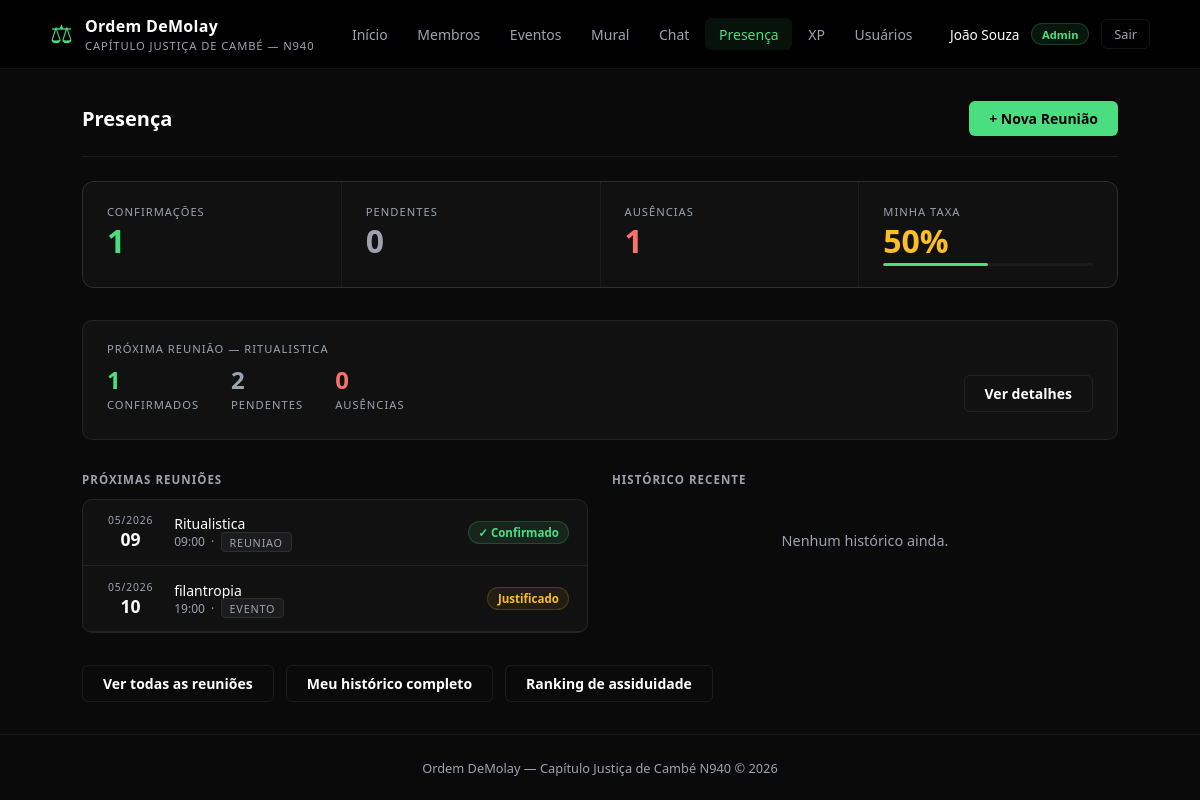
Page /presenca (signed in) on the committed database.
### tables this page shows
CREATE TABLE reunioes (
            id INTEGER PRIMARY KEY AUTOINCREMENT,
            titulo TEXT NOT NULL,
            descricao TEXT,
            data TEXT NOT NULL,
            hora TEXT NOT NULL DEFAULT '19:00',
            tipo TEXT NOT NULL DEFAULT 'reuniao',
            criado_por INTEGER REFERENCES usuarios(id),
            criado_em TEXT DEFAULT (datetime('now', 'localtime'))
        );

### app.py (the view)
@app.route("/presenca")
@login_required
def presenca_dashboard():
    hoje = date.today().isoformat()
    uid  = session["user_id"]
    conn = get_db()
    stats = conn.execute("""
        SELECT
            COUNT(r.id) AS total,
            SUM(CASE WHEN p.status = 'confirmado'          THEN 1 ELSE 0 END) AS confirmados,
            SUM(CASE WHEN p.status = 'ausente_justificado' THEN 1 ELSE 0 END) AS justificadas,
            SUM(CASE WHEN p.status = 'ausente'
                      OR (p.status = 'pendente' AND r.data < ?) THEN 1 ELSE 0 END) AS ausencias,
            SUM(CASE WHEN p.status = 'pendente' AND r.data >= ? THEN 1 ELSE 0 END) AS pendentes
        FROM presencas p
        JOIN reunioes r ON r.id = p.reuniao_id
        WHERE p.usuario_id = ?
    """, (hoje, hoje, uid)).fetchone()
    passadas = (stats["total"] or 0) - (stats["pendentes"] or 0)
    taxa = round((stats["confirmados"] or 0) / passadas * 100) if passadas > 0 else 0
    proximas = conn.execute("""
        SELECT r.id, r.titulo, r.data, r.hora, r.tipo,
               COALESCE(p.status, 'pendente') AS meu_status
        FROM reunioes r
        LEFT JOIN presencas p ON p.reuniao_id = r.id AND p.usuario_id = ?
        WHERE r.data >= ?
        ORDER BY r.data ASC LIMIT 6
    """, (uid, hoje)).fetchall()
    recentes = conn.execute("""
        SELECT r.id, r.titulo, r.data, r.hora, r.tipo,
               CASE WHEN p.status = 'pendente' THEN 'ausente'
                    ELSE COALESCE(p.status, 'ausente') END AS meu_status
        FROM reunioes r
        LEFT JOIN presencas p ON p.reuniao_id = r.id AND p.usuario_id = ?
        WHERE r.data < ?
        ORDER BY r.data DESC LIMIT 5
    """, (uid, hoje)).fetchall()
    admin_stats = None
    if session.get("role") == "admin" and proximas:
        admin_stats = conn.execute("""
            SELECT
                SUM(CASE WHEN status = 'confirmado' THEN 1 ELSE 0 END) AS confirmados,
                SUM(CASE WHEN status = 'pendente'   THEN 1 ELSE 0 END) AS pendentes,
                SUM(CASE WHEN status IN ('ausente','ausente_justificado') THEN 1 ELSE 0 END) AS ausentes,
                COUNT(*) AS total
            FROM presencas WHERE reuniao_id = ?
        """, (proximas[0]["id"],)).fetchone()
    conn.close()
    return render_template("presenca_dashboard.html",
                           stats=stats, taxa=taxa,
                           proximas=proximas, recentes=recentes,
                           admin_stats=admin_stats,
                           proxima=proximas[0] if proximas else None,
                           hoje=hoje)

### app.py (called while the page is built)
def get_db():
    conn = sqlite3.connect(DB_PATH)
    conn.row_factory = sqlite3.Row
    return conn

def login_required(f):
    @wraps(f)
    def decorated(*args, **kwargs):
        if "user_id" not in session:
            return redirect(url_for("entrar", next=request.path))
        return f(*args, **kwargs)
    return decorated

### templates/presenca_dashboard.html
{% extends "base.html" %}
{% block conteudo %}
<div class="pagina-topo" style="margin-bottom:1.5rem;">
  <h2>Presença</h2>
  {% if session.get('role') == 'admin' %}
    <a href="{{ url_for('presenca_nova_reuniao') }}" class="btn">+ Nova Reunião</a>
  {% endif %}
</div>
<div class="stat-grid">
  <div class="stat-card">
    <div class="stat-label">Confirmações</div>
    <div class="stat-value c-verde">{{ stats.confirmados or 0 }}</div>
  </div>
  <div class="stat-card">
    <div class="stat-label">Pendentes</div>
    <div class="stat-value c-muted">{{ stats.pendentes or 0 }}</div>
  </div>
  <div class="stat-card">
    <div class="stat-label">Ausências</div>
    <div class="stat-value c-vermelho">{{ (stats.ausencias or 0) + (stats.justificadas or 0) }}</div>
  </div>
  <div class="stat-card">
    <div class="stat-label">Minha Taxa</div>
    <div class="stat-value {% if taxa >= 75 %}c-verde{% elif taxa >= 50 %}c-amarelo{% else %}c-vermelho{% endif %}">{{ taxa }}%</div>
    <div class="barra-wrap">
      <div class="barra"><div class="barra-fill" style="width:{{ taxa }}%"></div></div>
    </div>
  </div>
</div>
{% if session.get('role') == 'admin' and proxima and admin_stats %}
<div style="background:var(--superficie); border:1px solid var(--borda); border-radius:10px; padding:1.25rem 1.5rem; margin-bottom:2rem;">
  <div class="stat-label" style="margin-bottom:0.75rem;">Próxima reunião — {{ proxima.titulo }}</div>
  <div style="display:flex; gap:2rem; flex-wrap:wrap;">
    <div><span class="stat-value c-verde" style="font-size:1.5rem;">{{ admin_stats.confirmados }}</span><div class="stat-label" style="margin-top:0.2rem;">Confirmados</div></div>
    <div><span class="stat-value c-muted" style="font-size:1.5rem;">{{ admin_stats.pendentes }}</span><div class="stat-label" style="margin-top:0.2rem;">Pendentes</div></div>
    <div><span class="stat-value c-vermelho" style="font-size:1.5rem;">{{ admin_stats.ausentes }}</span><div class="stat-label" style="margin-top:0.2rem;">Ausências</div></div>
    <div style="margin-left:auto; align-self:center;">
      <a href="{{ url_for('presenca_detalhe', rid=proxima.id) }}" class="btn secundario">Ver detalhes</a>
    </div>
  </div>
</div>
{% endif %}
<div class="grid-2">
<div>
  <div class="secao-titulo">Próximas reuniões</div>
  {% if proximas %}
  <div style="background:var(--superficie); border:1px solid var(--borda); border-radius:10px; overflow:hidden;">
    {% for r in proximas %}
    <a href="{{ url_for('presenca_detalhe', rid=r.id) }}"
       style="display:flex; align-items:center; gap:0.85rem; padding:0.85rem 1.1rem; border-bottom:1px solid var(--borda); text-decoration:none; transition:background 0.15s;"
       onmouseover="this.style.background='rgba(255,255,255,0.02)'" onmouseout="this.style.background=''">
      <div style="min-width:60px; text-align:center;">
        <div style="font-size:0.65rem; text-transform:uppercase; color:var(--texto-muted); letter-spacing:0.08em;">{{ r.data[5:7] }}/{{ r.data[:4] }}</div>
        <div style="font-size:1.1rem; font-weight:700; color:var(--texto);">{{ r.data[8:] }}</div>
      </div>
      <div style="flex:1; min-width:0;">
        <div style="font-size:0.875rem; font-weight:500; color:var(--texto); white-space:nowrap; overflow:hidden; text-overflow:ellipsis;">{{ r.titulo }}</div>
        <div style="font-size:0.75rem; color:var(--texto-muted);">{{ r.hora }} &nbsp;·&nbsp; <span class="tipo-badge">{{ r.tipo }}</span></div>
      </div>
      <span class="sbadge sbadge-{{ r.meu_status }}">
        {% if r.meu_status == 'confirmado' %}✓ Confirmado
        {% elif r.meu_status == 'ausente_justificado' %}Justificado
        {% elif r.meu_status == 'ausente' %}Ausente
        {% else %}Pendente{% endif %}
      </span>
    </a>
    {% endfor %}
  </div>
  {% else %}
  <p class="vazio" style="padding:2rem;">Nenhuma reunião agendada.</p>
  {% endif %}
</div>
<div>
  <div class="secao-titulo">Histórico recente</div>
  {% if recentes %}
  <div style="background:var(--superficie); border:1px solid var(--borda); border-radius:10px; overflow:hidden;">
    {% for r in recentes %}
    <a href="{{ url_for('presenca_detalhe', rid=r.id) }}"
       style="display:flex; align-items:center; gap:0.85rem; padding:0.85rem 1.1rem; border-bottom:1px solid var(--borda); text-decoration:none; transition:background 0.15s;"
       onmouseover="this.style.background='rgba(255,255,255,0.02)'" onmouseout="this.style.background=''">
      <div style="min-width:60px; text-align:center;">
        <div style="font-size:0.65rem; text-transform:uppercase; color:var(--texto-muted); letter-spacing:0.08em;">{{ r.data[5:7] }}/{{ r.data[:4] }}</div>
        <div style="font-size:1.1rem; font-weight:700; color:var(--texto-muted);">{{ r.data[8:] }}</div>
      </div>
      <div style="flex:1; min-width:0;">
        <div style="font-size:0.875rem; font-weight:500; color:var(--texto); white-space:nowrap; overflow:hidden; text-overflow:ellipsis;">{{ r.titulo }}</div>
        <div style="font-size:0.75rem; color:var(--texto-muted);">{{ r.hora }}</div>
      </div>
      <span class="sbadge sbadge-{{ r.meu_status }}">
        {% if r.meu_status == 'confirmado' %}✓ Presente
        {% elif r.meu_status == 'ausente_justificado' %}Justificado
        {% else %}Ausente{% endif %}
      </span>
    </a>
    {% endfor %}
  </div>
  {% else %}
  <p class="vazio" style="padding:2rem;">Nenhum histórico ainda.</p>
  {% endif %}
</div>
</div>
<div style="display:flex; gap:0.75rem; flex-wrap:wrap; margin-top:0.5rem;">
  <a href="{{ url_for('presenca_reunioes') }}" class="btn secundario">Ver todas as reuniões</a>
  <a href="{{ url_for('presenca_historico') }}" class="btn secundario">Meu histórico completo</a>
  <a href="{{ url_for('presenca_ranking') }}" class="btn secundario">Ranking de assiduidade</a>
</div>
{% endblock %}

### static/style.css (style rules this page uses)
*, *::before, *::after { box-sizing: border-box; margin: 0; padding: 0; }
:root { --verde: #4ade80; --verde-escuro: #22c55e; --bg: #0a0a0a; --superficie: #111111; --superficie2: #1c1c1c; --borda: rgba(255,255,255,0.08); --texto: #ffffff; --texto-muted: #9ca3af; --sucesso: #4ade80; --vermelho: #f87171; --dourado: #4ade80; --dourado-escuro: #22c55e; }
body { font-family: 'Segoe UI', system-ui, sans-serif; background: var(--bg); color: var(--texto); min-height: 100vh; display: flex; flex-direction: column; }
.btn { display: inline-block; background: var(--verde); color: #000; padding: 0.5rem 1.25rem; border-radius: 6px; text-decoration: none; font-weight: 600; font-size: 0.875rem; border: none; cursor: pointer; transition: background 0.15s; }
.btn.secundario { background: transparent; color: var(--texto); border: 1px solid var(--borda); }
.pagina-topo { display: flex; align-items: center; justify-content: space-between; margin-bottom: 1.5rem; padding-bottom: 1.25rem; border-bottom: 1px solid var(--borda); }
.pagina-topo h2 { font-size: 1.25rem; font-weight: 600; color: var(--texto); }
.vazio { color: var(--texto-muted); text-align: center; padding: 3rem; font-size: 0.9rem; }
.stat-grid { display: grid; grid-template-columns: repeat(auto-fit, minmax(160px, 1fr)); gap: 1px; background: var(--borda); border: 1px solid var(--borda); border-radius: 12px; overflow: hidden; margin-bottom: 2rem; }
.stat-card { background: var(--superficie); padding: 1.35rem 1.5rem; transition: background 0.15s; }
.stat-label { font-size: 0.7rem; text-transform: uppercase; letter-spacing: 0.09em; color: var(--texto-muted); font-weight: 500; margin-bottom: 0.4rem; }
.stat-value { font-size: 2rem; font-weight: 700; color: var(--texto); line-height: 1; }
.stat-value.c-verde { color: var(--verde); }
.stat-value.c-muted { color: var(--texto-muted); }
.stat-value.c-vermelho { color: var(--vermelho); }
.stat-value.c-amarelo { color: #fbbf24; }
.sbadge { display: inline-flex; align-items: center; gap: 0.3rem; padding: 0.18rem 0.6rem; border-radius: 999px; font-size: 0.72rem; font-weight: 600; white-space: nowrap; }
.sbadge-confirmado { background: rgba(74,222,128,0.1); color: var(--verde); border: 1px solid rgba(74,222,128,0.2); }
.sbadge-ausente_justificado { background: rgba(251,191,36,0.08); color: #fbbf24; border: 1px solid rgba(251,191,36,0.2); }
.barra-wrap { margin-top: 0.35rem; }
.barra { height: 3px; background: var(--superficie2); border-radius: 99px; overflow: hidden; }
.barra-fill { height: 100%; background: var(--verde); border-radius: 99px; transition: width 0.4s; }
.secao-titulo { font-size: 0.72rem; text-transform: uppercase; letter-spacing: 0.09em; color: var(--texto-muted); font-weight: 600; margin-bottom: 0.75rem; }
.tipo-badge { font-size: 0.68rem; text-transform: uppercase; letter-spacing: 0.07em; color: var(--texto-muted); background: var(--superficie2); border: 1px solid var(--borda); padding: 0.1rem 0.5rem; border-radius: 4px; }
.grid-2 { display: grid; grid-template-columns: 1fr 1fr; gap: 1.5rem; margin-bottom: 2rem; }

### rows in the picture
reunioes: titulo "RITUALISTICA", data "05", data "2026", data "09", titulo "Ritualistica", hora "09:00", tipo "REUNIAO", shows "✓ Confirmado"
reunioes: data "05", data "2026", data "10", titulo "filantropia", hora "19:00", tipo "EVENTO", shows "Justificado"

### other values in the picture
{{ session.nome }} "João Souza"
{{ stats.confirmados or 0 }} "1"
{{ stats.pendentes or 0 }} "0"
{{ (stats.ausencias or 0) + (stats.justificadas or 0) }} "1"
{{ taxa }} "50"
{{ admin_stats.confirmados }} "1"
{{ admin_stats.pendentes }} "2"
{{ admin_stats.ausentes }} "0"
